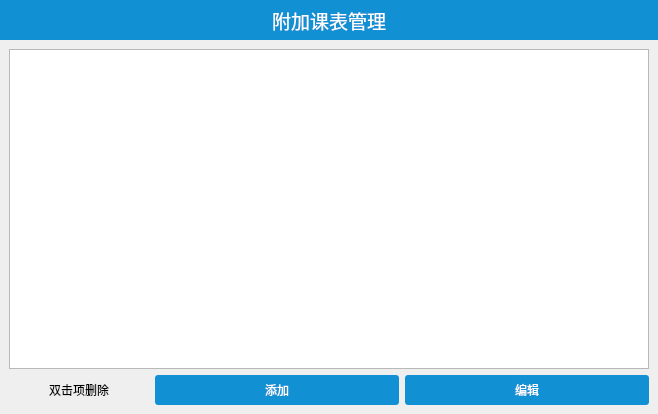
<?xml version="1.0" encoding="UTF-8"?>
<ui version="4.0">
 <class>AppendixTableManager</class>
 <widget class="QDialog" name="AppendixTableManager">
  <property name="geometry">
   <rect>
    <x>0</x>
    <y>0</y>
    <width>658</width>
    <height>414</height>
   </rect>
  </property>
  <property name="windowTitle">
   <string>附加课表管理</string>
  </property>
  <property name="styleSheet">
   <string notr="true"/>
  </property>
  <layout class="QVBoxLayout" name="verticalLayout">
   <property name="spacing">
    <number>0</number>
   </property>
   <property name="leftMargin">
    <number>0</number>
   </property>
   <property name="topMargin">
    <number>0</number>
   </property>
   <property name="rightMargin">
    <number>0</number>
   </property>
   <property name="bottomMargin">
    <number>0</number>
   </property>
   <item>
    <widget class="QWidget" name="top_headers" native="true">
     <property name="minimumSize">
      <size>
       <width>0</width>
       <height>40</height>
      </size>
     </property>
     <property name="maximumSize">
      <size>
       <width>16777215</width>
       <height>40</height>
      </size>
     </property>
     <property name="styleSheet">
      <string notr="true">background:#1191d3;</string>
     </property>
     <layout class="QHBoxLayout" name="horizontalLayout">
      <item>
       <widget class="QLabel" name="label">
        <property name="font">
         <font>
          <pointsize>14</pointsize>
         </font>
        </property>
        <property name="styleSheet">
         <string notr="true">color: #fff</string>
        </property>
        <property name="text">
         <string>附加课表管理</string>
        </property>
        <property name="alignment">
         <set>Qt::AlignmentFlag::AlignCenter</set>
        </property>
       </widget>
      </item>
     </layout>
    </widget>
   </item>
   <item>
    <widget class="QWidget" name="budy_widgets" native="true">
     <layout class="QVBoxLayout" name="verticalLayout_2">
      <item>
       <widget class="QListWidget" name="list_appendTable">
        <property name="font">
         <font>
          <pointsize>12</pointsize>
         </font>
        </property>
       </widget>
      </item>
      <item>
       <layout class="QHBoxLayout" name="horizontalLayout_2" stretch="0,0,0,1,1">
        <item>
         <spacer name="horizontalSpacer_2">
          <property name="orientation">
           <enum>Qt::Orientation::Horizontal</enum>
          </property>
          <property name="sizeHint" stdset="0">
           <size>
            <width>40</width>
            <height>20</height>
           </size>
          </property>
         </spacer>
        </item>
        <item>
         <widget class="QLabel" name="label_2">
          <property name="text">
           <string>双击项删除</string>
          </property>
         </widget>
        </item>
        <item>
         <spacer name="horizontalSpacer">
          <property name="orientation">
           <enum>Qt::Orientation::Horizontal</enum>
          </property>
          <property name="sizeHint" stdset="0">
           <size>
            <width>40</width>
            <height>20</height>
           </size>
          </property>
         </spacer>
        </item>
        <item>
         <widget class="QPushButton" name="add_table">
          <property name="minimumSize">
           <size>
            <width>0</width>
            <height>30</height>
           </size>
          </property>
          <property name="maximumSize">
           <size>
            <width>16777215</width>
            <height>30</height>
           </size>
          </property>
          <property name="styleSheet">
           <string notr="true">QPushButton{
	border-radius: 3px; /* 边框圆角 */
	color:#ffffff;
	background-color: #1191d3; /* 背景颜色 */
	padding:3px;

}
QPushButton:hover{
background:rgb(11, 96, 139);
}
</string>
          </property>
          <property name="text">
           <string>添加</string>
          </property>
         </widget>
        </item>
        <item>
         <widget class="QPushButton" name="edit_table">
          <property name="minimumSize">
           <size>
            <width>0</width>
            <height>30</height>
           </size>
          </property>
          <property name="maximumSize">
           <size>
            <width>16777215</width>
            <height>30</height>
           </size>
          </property>
          <property name="styleSheet">
           <string notr="true">QPushButton{
	border-radius: 3px; /* 边框圆角 */
	color:#ffffff;
	background-color: #1191d3; /* 背景颜色 */
	padding:3px;

}
QPushButton:hover{
background:rgb(11, 96, 139);
}
</string>
          </property>
          <property name="text">
           <string>编辑</string>
          </property>
         </widget>
        </item>
       </layout>
      </item>
     </layout>
    </widget>
   </item>
  </layout>
 </widget>
 <resources/>
 <connections/>
</ui>
